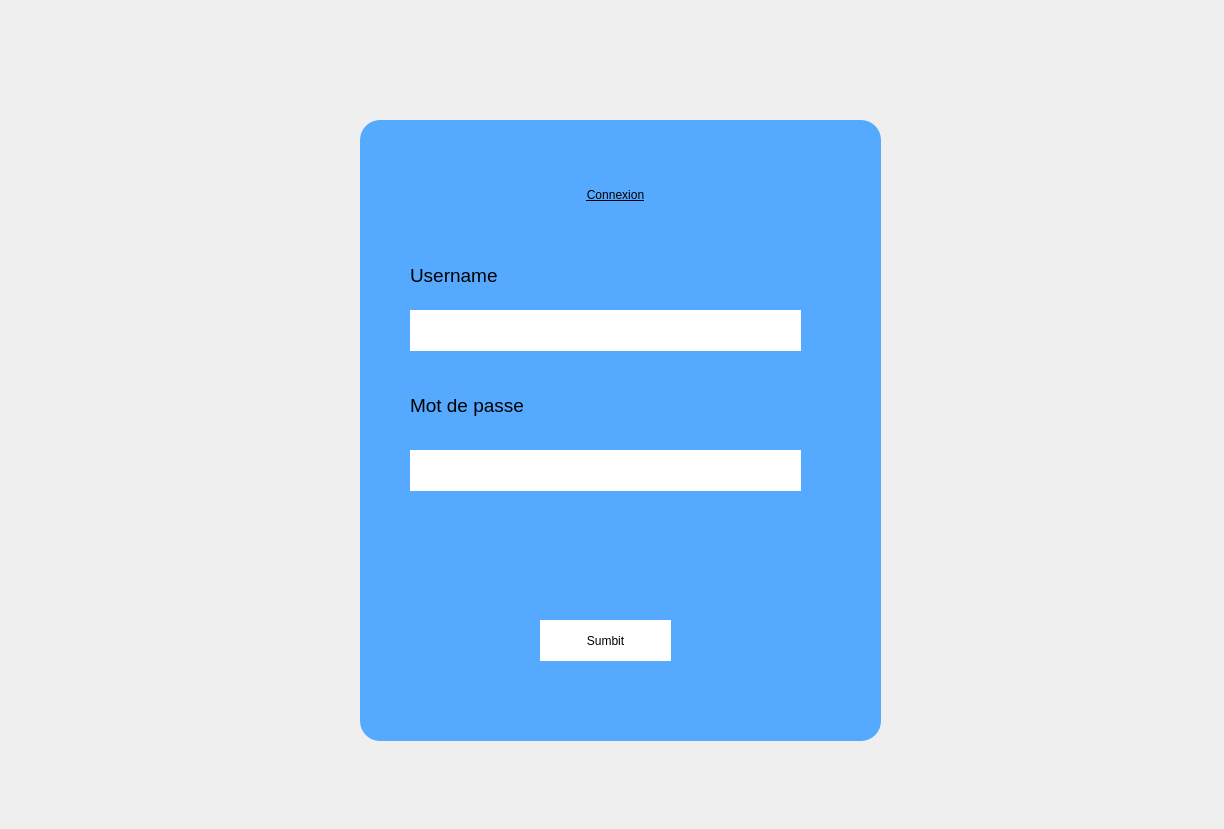
<?xml version="1.0" encoding="UTF-8"?>
<ui version="4.0">
 <class>MainWindow</class>
 <widget class="QMainWindow" name="MainWindow">
  <property name="geometry">
   <rect>
    <x>0</x>
    <y>0</y>
    <width>1224</width>
    <height>829</height>
   </rect>
  </property>
  <property name="windowTitle">
   <string>MainWindow</string>
  </property>
  <widget class="QWidget" name="centralwidget">
   <widget class="QLabel" name="label">
    <property name="geometry">
     <rect>
      <x>-6</x>
      <y>-5</y>
      <width>1231</width>
      <height>841</height>
     </rect>
    </property>
    <property name="styleSheet">
     <string notr="true"/>
    </property>
    <property name="text">
     <string/>
    </property>
    <property name="pixmap">
     <pixmap resource="../resources1.qrc">:/images/Static/sea-g917318aa2_640.jpg</pixmap>
    </property>
    <property name="scaledContents">
     <bool>true</bool>
    </property>
   </widget>
   <widget class="QFrame" name="frame_2">
    <property name="geometry">
     <rect>
      <x>360</x>
      <y>120</y>
      <width>521</width>
      <height>621</height>
     </rect>
    </property>
    <property name="styleSheet">
     <string notr="true">background-color: rgb(255, 255, 255);
border-radius:20px;
background-color: rgb(85, 170, 255);</string>
    </property>
    <property name="frameShape">
     <enum>QFrame::StyledPanel</enum>
    </property>
    <property name="frameShadow">
     <enum>QFrame::Raised</enum>
    </property>
    <widget class="QLabel" name="header">
     <property name="geometry">
      <rect>
       <x>160</x>
       <y>50</y>
       <width>191</width>
       <height>51</height>
      </rect>
     </property>
     <property name="styleSheet">
      <string notr="true">font: 25 20pt &quot;Segoe UI Light&quot;;
text-decoration: underline;</string>
     </property>
     <property name="text">
      <string>&lt;html&gt;&lt;head/&gt;&lt;body&gt;&lt;p align=&quot;center&quot;&gt;Connexion&lt;/p&gt;&lt;/body&gt;&lt;/html&gt;</string>
     </property>
    </widget>
    <widget class="QLabel" name="Lastnamelabel">
     <property name="geometry">
      <rect>
       <x>50</x>
       <y>140</y>
       <width>151</width>
       <height>31</height>
      </rect>
     </property>
     <property name="text">
      <string>&lt;html&gt;&lt;head/&gt;&lt;body&gt;&lt;p&gt;&lt;span style=&quot; font-size:14pt;&quot;&gt;Username&lt;/span&gt;&lt;/p&gt;&lt;/body&gt;&lt;/html&gt;</string>
     </property>
    </widget>
    <widget class="QLabel" name="motdepasselabel">
     <property name="geometry">
      <rect>
       <x>50</x>
       <y>270</y>
       <width>151</width>
       <height>31</height>
      </rect>
     </property>
     <property name="text">
      <string>&lt;html&gt;&lt;head/&gt;&lt;body&gt;&lt;p&gt;&lt;span style=&quot; font-size:14pt;&quot;&gt;Mot de passe&lt;/span&gt;&lt;/p&gt;&lt;/body&gt;&lt;/html&gt;</string>
     </property>
    </widget>
    <widget class="QLineEdit" name="lastnameline">
     <property name="geometry">
      <rect>
       <x>50</x>
       <y>190</y>
       <width>391</width>
       <height>41</height>
      </rect>
     </property>
     <property name="styleSheet">
      <string notr="true">background-color: rgb(255, 255, 255);
border-radius:none;</string>
     </property>
    </widget>
    <widget class="QLineEdit" name="motdepasseline">
     <property name="geometry">
      <rect>
       <x>50</x>
       <y>330</y>
       <width>391</width>
       <height>41</height>
      </rect>
     </property>
     <property name="styleSheet">
      <string notr="true">background-color: rgb(255, 255, 255);
border-radius:none;</string>
     </property>
    </widget>
    <widget class="QPushButton" name="sumbit_btn">
     <property name="geometry">
      <rect>
       <x>180</x>
       <y>500</y>
       <width>131</width>
       <height>41</height>
      </rect>
     </property>
     <property name="styleSheet">
      <string notr="true">background-color: rgb(255, 255, 255);
font: 14pt &quot;MS Shell Dlg 2&quot;;
border-radius:none;</string>
     </property>
     <property name="text">
      <string>Sumbit</string>
     </property>
     <property name="autoDefault">
      <bool>false</bool>
     </property>
     <property name="default">
      <bool>true</bool>
     </property>
     <property name="flat">
      <bool>false</bool>
     </property>
    </widget>
    <widget class="QLabel" name="label_2">
     <property name="geometry">
      <rect>
       <x>50</x>
       <y>400</y>
       <width>381</width>
       <height>20</height>
      </rect>
     </property>
     <property name="text">
      <string/>
     </property>
    </widget>
   </widget>
  </widget>
 </widget>
 <resources>
  <include location="../resources1.qrc"/>
 </resources>
 <connections/>
</ui>
